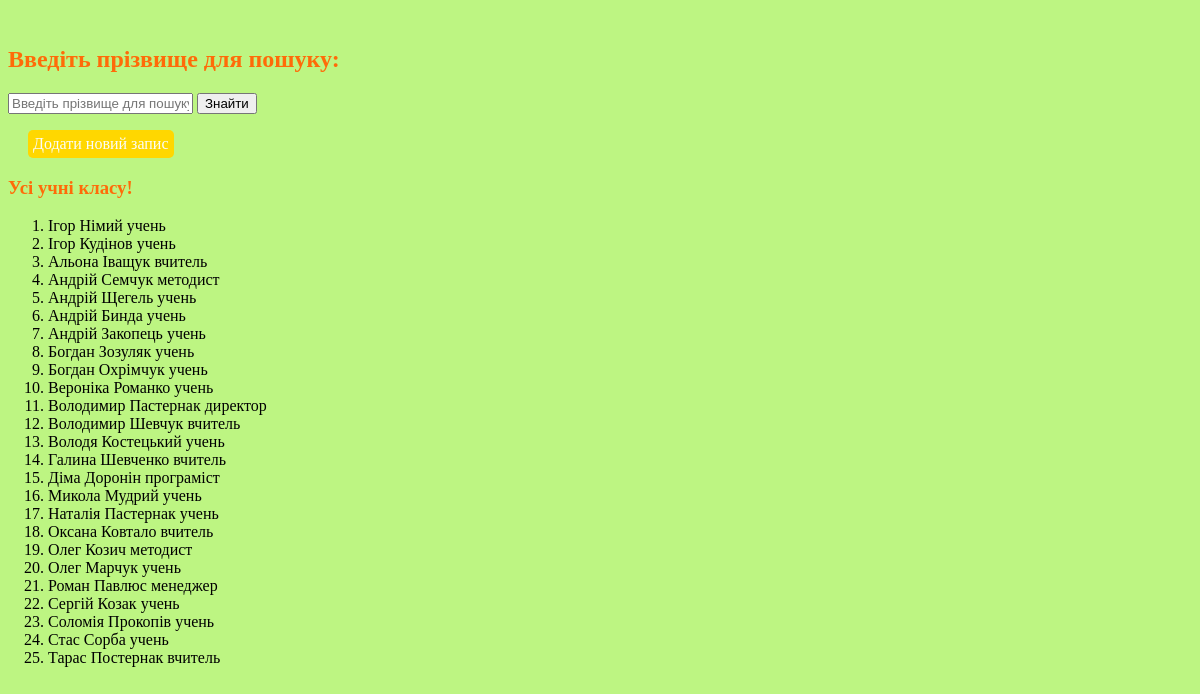
/school/school/uch_find/, run on the app's committed database.
### school/models.py (models this page shows, shortened)
class Student(models.Model):
   name = models.CharField(max_length=20)
   lastname = models.CharField(max_length=20)
   post = models.TextField(max_length=50)

### school/views.py (the view)
# urls.py: path('school/uch_find/',views.uch_find,name='uch_find'),
def uch_find(request):
    pupil=Student.objects.all()
    msg='Усі учні класу!'
    if request.method=='POST':
        post_lastname=request.POST.get('find')
        pupil=Student.objects.filter(lastname=post_lastname)
        msg='Знайдено!'
    if len(pupil)==0:
        msg='не знайдено'
    return render(request,'school/uch_find/index.html',{'pupil':pupil,'msg':msg})

### school/templates/school/uch_find/index.html (shortened to what this page needs)
﻿{%load static%}
<!DOCTYPE html>
<html lang="en">
<head>
    <link href="{% static 'school/css/style.css' %}" rel="stylesheet">
</head>
<body>
    <form method="POST">
        <h2>Введіть прізвище для пошуку:</h2>
        <input type="text" name="find" placeholder="Введіть прізвище для пошуку">
        <input type="submit" value="Знайти">
    </form>
    <p class="link"><a href="{%url 'uch_add'%}">Додати новий запис</a> </p>
    <h3> {{msg}} </h3>
    <ol>
        {%for person in pupil|dictsort:"name" %}
            <li>{{person.name}} {{person.lastname}} {{person.post}} </li>
        {%empty%}
            <p>такого запису нема</p>
        {%endfor%}
    </ol>
</body>
</html>

### school/static/school/css/style.css (style rules this page uses)
h2,h3,h1 { color:rgb(255, 107, 8); }
.link { background-color: gold; padding: 5px; border-radius: 5px; width:fit-content ; margin-left: 20px;; }
a { text-decoration: none; color:rgb(251, 252, 248); }

### data on the page
Student: name "Ігор", lastname "Німий", post "учень"
Student: name "Ігор", lastname "Кудінов", post "учень"
Student: name "Альона", lastname "Іващук", post "вчитель"
Student: name "Андрій", lastname "Семчук", post "методист"
Student: name "Андрій", lastname "Щегель", post "учень"
Student: name "Андрій", lastname "Бинда", post "учень"
Student: name "Андрій", lastname "Закопець", post "учень"
Student: name "Богдан", lastname "Зозуляк", post "учень"
Student: name "Богдан", lastname "Охрімчук", post "учень"
Student: name "Вероніка", lastname "Романко", post "учень"
Student: name "Володимир", lastname "Пастернак", post "директор"
Student: name "Володимир", lastname "Шевчук", post "вчитель"
Student: name "Володя", lastname "Костецький", post "учень"
Student: name "Галина", lastname "Шевченко", post "вчитель"
Student: name "Діма", lastname "Доронін", post "програміст"
Student: name "Микола", lastname "Мудрий", post "учень"
Student: name "Наталія", lastname "Пастернак", post "учень"
Student: name "Оксана", lastname "Ковтало", post "вчитель"
Student: name "Олег", lastname "Козич", post "методист"
Student: name "Олег", lastname "Марчук", post "учень"
Student: name "Роман", lastname "Павлюс", post "менеджер"
Student: name "Сергій", lastname "Козак", post "учень"
Student: name "Соломія", lastname "Прокопів", post "учень"
Student: name "Стас", lastname "Сорба", post "учень"
Student: name "Тарас", lastname "Постернак", post "вчитель"

### other printed values
{{ msg }} "Усі учні класу!"
